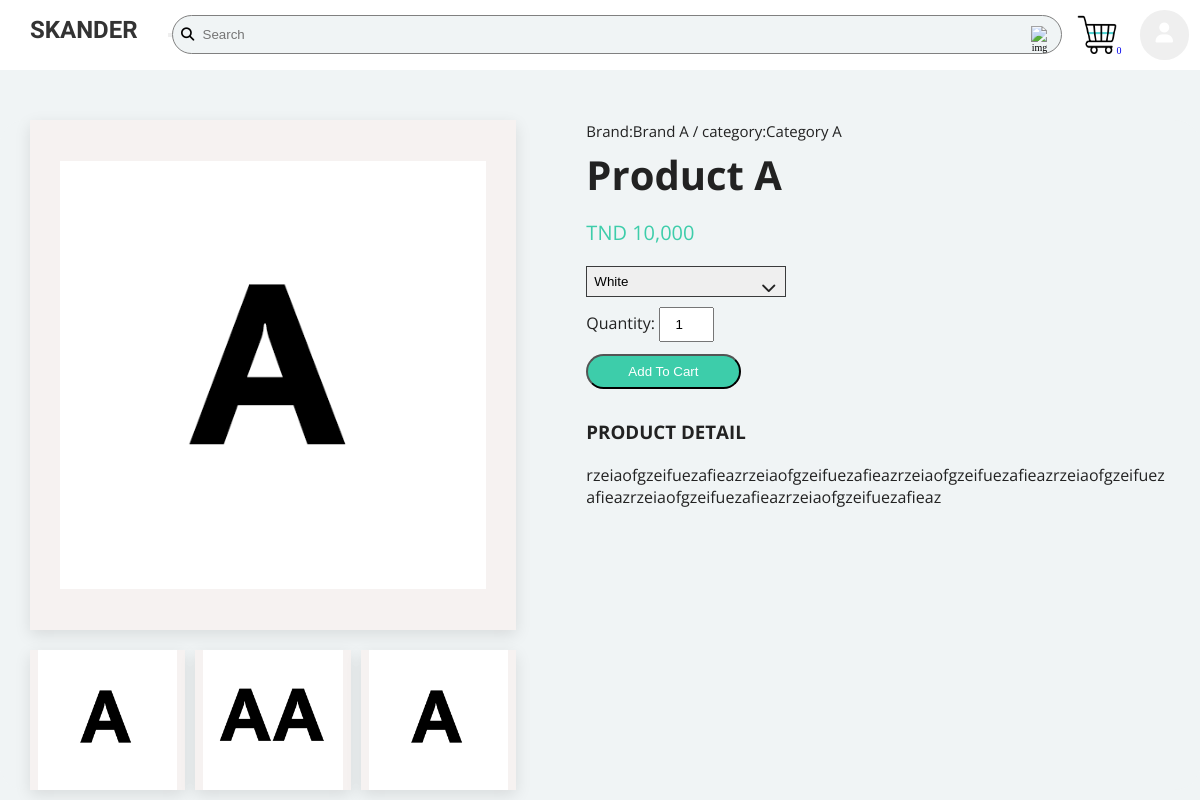
The page /Product_detail/1 on the database its author committed.
### pet_shop/products/models.py (models this page shows, shortened)
class NewProduct(db.Model):
    __tablename__ = 'newproduct'
    id = db.Column(db.Integer, primary_key=True)
    name = db.Column(db.String(80), nullable=False)
    image_1 = db.Column(db.String(150), nullable=False, default='default.png')
    image_2 = db.Column(db.String(150), nullable=False, default='default.png')
    image_3 = db.Column(db.String(150), nullable=False, default='default.png')
    price = db.Column(db.Numeric(precision=8, asdecimal=False, decimal_return_scale=None), nullable=False)
    discount = db.Column(db.Integer, default=0)
    stock = db.Column(db.Integer, nullable=False)
    colors = db.Column(db.Text, nullable=False, default="gjkgkj")
    desc = db.Column(db.Text, nullable=False, default="ghjgk")
    pub_date = db.Column(db.DateTime, nullable=False, default=datetime.utcnow)
    category_id = db.Column(db.Integer, db.ForeignKey('category.id'),nullable=False)
    category = db.relationship('CategoryName',backref=db.backref('categories', lazy=True))
    brand_id = db.Column(db.Integer, db.ForeignKey('brand.id'),nullable=False)
    brand = db.relationship('BrandName',backref=db.backref('brands', lazy=True))
    user_id = db.Column(db.Integer, db.ForeignKey('users.id'), nullable=False)
    @app.template_filter()
    def numberFormat(value):
        return format(int(value), ',d')

class BrandName(db.Model):
    __tablename__ = 'brand'
    id = db.Column(db.Integer, primary_key=True)
    name = db.Column(db.String(30), unique=True, nullable=False)
    user_id = db.Column(db.Integer, db.ForeignKey('users.id'), nullable=False)
    pub_date = db.Column(db.DateTime, nullable=False, default=datetime.utcnow)

class CategoryName(db.Model):
    __tablename__ = 'category'
    id = db.Column(db.Integer, primary_key=True)
    name = db.Column(db.String(30), unique=True, nullable=False)
    user_id = db.Column(db.Integer, db.ForeignKey('users.id'), nullable=False)
    pub_date = db.Column(db.DateTime, nullable=False, default=datetime.utcnow)

### pet_shop/customers/routes.py (the view)
@app.route("/Product_detail/<int:id>")
def Product_detail(id):
    category = NewProduct.query.get_or_404(id)
    brand = NewProduct.query.get_or_404(id)
    product = NewProduct.query.get_or_404(id)
    return render_template('CustomerP/product-details.html', product=product, brand=brand, category=category)

### pet_shop/templates/CustomerP/product-details.html (shortened to what this page needs)
{% extends 'CustomerP/layouat.html' %}
  {% block shop %}
  <section class="section product-detail">
    <div class="details container">
      {% if product.discount > 0 %}
      <div class="left">
        <div class="ruban left detail-ruban" data-ribbon="- {{product.discount}}%">
         <div class="main" id="b_image">
          <img class="img_o" src="{{url_for('static', filename='images/product_img/' + product.image_1)}}" alt="" />
         </div>
        </div>
        <div class="thumbnails" id="s_image">
          <div class="thumbnail img_border">
            <img class="img_o" src="{{url_for('static', filename='images/product_img/' + product.image_1)}}" alt="" />
          </div>
          <div class="thumbnail img_border">
            <img class="img_o" src="{{url_for('static', filename='images/product_img/' + product.image_2)}}" alt="" />
          </div>
          <div class="thumbnail img_border">
            <img class="img_o" src="{{url_for('static', filename='images/product_img/' + product.image_3)}}" alt="" />
          </div>
        </div>
      </div>
      {% else %}
      <div class="left">
        <div  >
         <div class="main" id="b_image">
          <img class="img_o" src="{{url_for('static', filename='images/product_img/' + product.image_1)}}" alt="" />
         </div>
        </div>
        <div class="thumbnails" id="s_image">
          <div class="thumbnail img_border">
            <img class="img_o" src="{{url_for('static', filename='images/product_img/' + product.image_1)}}" alt="" />
          </div>
          <div class="thumbnail img_border">
            <img class="img_o" src="{{url_for('static', filename='images/product_img/' + product.image_2)}}" alt="" />
          </div>
          <div class="thumbnail img_border">
            <img class="img_o" src="{{url_for('static', filename='images/product_img/' + product.image_3)}}" alt="" />
          </div>
        </div>
      </div>
      {% endif %}
      <div class="right">
        <span>Brand:{{product.brand.name}} / category:{{product.category.name}}</span>
        <h1>{{product.name}}</h1>
        <div class="price" name="price">TND {{product.price | numberFormat}}</div>
        <form  class="form" action="{{url_for('AddToCarts')}}" method="post">
          <div class="color-detail">
            {%  set colors=product.colors.split(",") %}
            <select name="colors">
              {% for color in colors %}
              {%  set colors=color.split(":") %}
              <option value="{{colors[0]}}">{{ colors[0]|capitalize }}</option>
              {% endfor %}
            </select>
            <span><i class="fas fa-chevron-down"></i></span>
          </div>
           <label for="quantity"> Quantity: </label>
           <input name="quantity" type="number" value="1" min="1" max="{{product.stock}}"/>
          <button type="submit"  class="addCart">Add To Cart</button>
        </form>
        <h3>Product Detail</h3>
        <p class="discription">
          {{product.desc}}
        </p>
      </div>
    </div>
  </section>
  {% endblock shop %}

### pet_shop/static/css/Customer.css (style rules this page uses)
* { margin: 0; padding: 0; text-decoration: none; list-style: none; }
body { background-color: #F4F7FA; background-color: #f0f4f5; height: auto; }
.container { display: flex; flex-grow: 1; max-width: 141vh; margin: auto; border-radius: 25px; background: #f0f4f5; }

### pet_shop/static/css/styles.css (style rules this page uses)
:root { --primary: #3dcdaa; --white: #fff; --black: #222; --grey1: #3a3b3c; --grey2: #828282; --darkblue: #24434a; }
html { box-sizing: border-box; font-size: 62.5%; }
.container { max-width: 114rem; margin: 0 auto; }
@media only screen and (max-width: 1200px) { .container { padding: 0 3rem; } }
.left::before { left: 0; right: auto; transform: translate(-29.29%, -100%) rotate(-45deg); transform-origin: bottom right; }
.product-detail { margin-top: 5rem; }
.product-detail .details { display: grid; grid-template-columns: 1fr 1.2fr; gap: 7rem; }
.product-detail .left { display: flex; flex-direction: column; }
.product-detail .left .main { text-align: center; background-color: #f6f2f1; margin-bottom: 2rem; height: 45rem; padding: 3rem; box-shadow: 0 0.5rem 1.5rem rgb(0 0 0 / 10%); transition: all 300ms ease-in-out; }
.product-detail .left .main img { object-fit: contain; height: 100%; width: 100%; }
.product-detail .thumbnails { display: grid; grid-template-columns: repeat(3, 1fr); gap: 1rem; width: 100%; }
.product-detail .thumbnail { height: 14rem; background-color: #f6f2f1; text-align: center; box-shadow: 0 0.5rem 1.5rem rgb(0 0 0 / 10%); transition: all 300ms ease-in-out; cursor: pointer; }
.product-detail .thumbnail img { height: 100%; object-fit: contain; }
.right { font-family: "Open Sans", sans-serif; font-size: 1.6rem; color: var(--black); font-weight: 400; transition: all 250ms ease-in-out; }
.product-detail .right span { display: inline-block; font-size: 1.5rem; margin-bottom: 1rem; }
.product-detail .right h1 { font-size: 4rem; line-height: 1.2; margin-bottom: 2rem; }
.product-detail .right .price { font-size: 600px; font-size: 2rem; color: var(--primary); margin-bottom: 2rem; }
.product-detail .right div { display: inline-block; position: relative; z-index: 1; }
.product-detail .right select { font-family: "Poppins", sans-serif; width: 20rem; padding: 0.7rem; border: 1px solid var(--grey1); appearance: none; outline: none; }
.product-detail form { margin-bottom: 2rem; }
.product-detail form span { position: absolute; top: 50%; right: 1rem; transform: translateY(-50%); font-size: 2rem; z-index: 0; }
.product-detail .form { margin-bottom: 3rem; display: table-caption; }
.color-detail { padding-bottom: 10px; }
.product-detail .form input { padding: 0.8rem; text-align: center; width: 3.5rem; margin-right: 2rem; }
.product-detail .form .addCart { background: var(--primary); padding: 0.8rem 4rem; color: var(--white); border-radius: 3rem; margin-top: 12px; }
.product-detail h3 { text-transform: uppercase; margin-bottom: 2rem; }
.discription { word-wrap: break-word; word-break: break-all; }

### rows shown on the page
NewProduct: image_1 (picture), image_2 (picture), image_3 (picture), name "Product A", price|numberFormat "10,000", desc "rzeiaofgzeifuezafieazrzeiaofgzeifuezafieazrzeiaofgzeifuezafieazrzeiaofgzeifuezafieazrzeiaofgzeifuezafieazrzeiaofgzeifuezafieaz"
BrandName: brand.name "Brand A"
CategoryName: category.name "Category A"

### other values the page prints
{{ session["AddToCartx"]|length }} "0"
form field colors "White"
